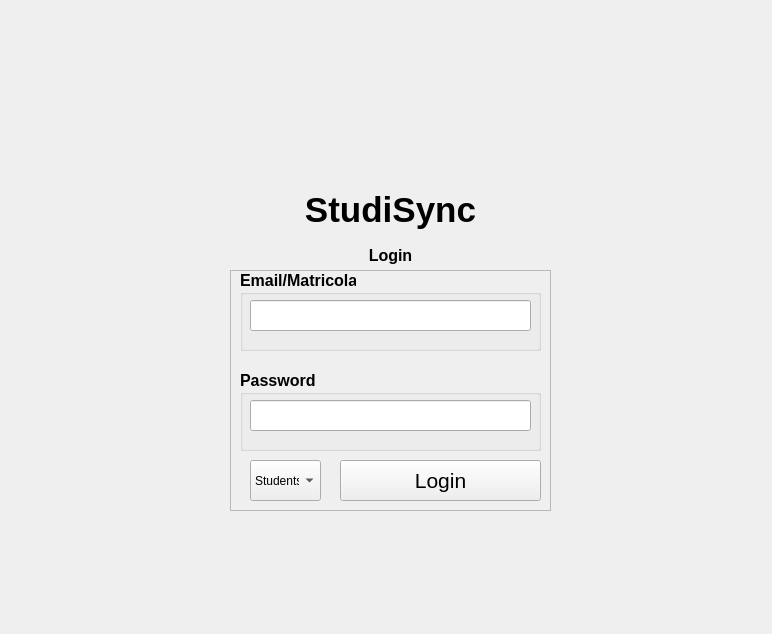
<?xml version="1.0" encoding="UTF-8"?>
<ui version="4.0">
 <class>Login</class>
 <widget class="QMainWindow" name="Login">
  <property name="geometry">
   <rect>
    <x>0</x>
    <y>0</y>
    <width>772</width>
    <height>634</height>
   </rect>
  </property>
  <property name="windowTitle">
   <string>Login - StudiSync</string>
  </property>
  <property name="windowIcon">
   <iconset>
    <normaloff>logo_studisync.jpeg</normaloff>logo_studisync.jpeg</iconset>
  </property>
  <widget class="QWidget" name="centralwidget">
   <widget class="QLabel" name="LogoImage">
    <property name="geometry">
     <rect>
      <x>310</x>
      <y>20</y>
      <width>161</width>
      <height>161</height>
     </rect>
    </property>
    <property name="autoFillBackground">
     <bool>false</bool>
    </property>
    <property name="styleSheet">
     <string notr="true">border-radius: 10px;
</string>
    </property>
    <property name="text">
     <string/>
    </property>
    <property name="textFormat">
     <enum>Qt::RichText</enum>
    </property>
    <property name="pixmap">
     <pixmap>logo_studisync.jpeg</pixmap>
    </property>
    <property name="scaledContents">
     <bool>true</bool>
    </property>
   </widget>
   <widget class="QLabel" name="Title">
    <property name="geometry">
     <rect>
      <x>280</x>
      <y>190</y>
      <width>221</width>
      <height>41</height>
     </rect>
    </property>
    <property name="font">
     <font>
      <family>Segoe UI</family>
      <pointsize>26</pointsize>
      <weight>75</weight>
      <bold>true</bold>
     </font>
    </property>
    <property name="text">
     <string>StudiSync</string>
    </property>
    <property name="textFormat">
     <enum>Qt::RichText</enum>
    </property>
    <property name="alignment">
     <set>Qt::AlignCenter</set>
    </property>
   </widget>
   <widget class="QLabel" name="LoginTitle">
    <property name="geometry">
     <rect>
      <x>310</x>
      <y>230</y>
      <width>161</width>
      <height>51</height>
     </rect>
    </property>
    <property name="font">
     <font>
      <family>Segoe UI</family>
      <pointsize>12</pointsize>
      <weight>75</weight>
      <bold>true</bold>
     </font>
    </property>
    <property name="text">
     <string>Login</string>
    </property>
    <property name="textFormat">
     <enum>Qt::RichText</enum>
    </property>
    <property name="alignment">
     <set>Qt::AlignCenter</set>
    </property>
   </widget>
   <widget class="QFrame" name="LoginGroup">
    <property name="geometry">
     <rect>
      <x>230</x>
      <y>270</y>
      <width>321</width>
      <height>241</height>
     </rect>
    </property>
    <property name="frameShape">
     <enum>QFrame::StyledPanel</enum>
    </property>
    <property name="frameShadow">
     <enum>QFrame::Raised</enum>
    </property>
    <widget class="QPushButton" name="LoginButton">
     <property name="geometry">
      <rect>
       <x>110</x>
       <y>190</y>
       <width>201</width>
       <height>41</height>
      </rect>
     </property>
     <property name="font">
      <font>
       <family>Segoe UI</family>
       <pointsize>16</pointsize>
      </font>
     </property>
     <property name="text">
      <string>Login</string>
     </property>
    </widget>
    <widget class="QGroupBox" name="EmailBox">
     <property name="geometry">
      <rect>
       <x>10</x>
       <y>0</y>
       <width>301</width>
       <height>81</height>
      </rect>
     </property>
     <property name="font">
      <font>
       <family>Segoe UI</family>
       <pointsize>12</pointsize>
       <weight>75</weight>
       <bold>true</bold>
      </font>
     </property>
     <property name="title">
      <string>Email/Matricola</string>
     </property>
     <widget class="QLineEdit" name="EmailField">
      <property name="geometry">
       <rect>
        <x>10</x>
        <y>30</y>
        <width>281</width>
        <height>31</height>
       </rect>
      </property>
      <property name="font">
       <font>
        <family>Segoe UI</family>
        <pointsize>12</pointsize>
        <weight>50</weight>
        <bold>false</bold>
       </font>
      </property>
      <property name="text">
       <string/>
      </property>
     </widget>
    </widget>
    <widget class="QGroupBox" name="PasswordBox">
     <property name="geometry">
      <rect>
       <x>10</x>
       <y>100</y>
       <width>301</width>
       <height>81</height>
      </rect>
     </property>
     <property name="font">
      <font>
       <family>Segoe UI</family>
       <pointsize>12</pointsize>
       <weight>75</weight>
       <bold>true</bold>
      </font>
     </property>
     <property name="title">
      <string>Password</string>
     </property>
     <widget class="QLineEdit" name="PasswordField">
      <property name="geometry">
       <rect>
        <x>10</x>
        <y>30</y>
        <width>281</width>
        <height>31</height>
       </rect>
      </property>
      <property name="font">
       <font>
        <family>Segoe UI</family>
        <pointsize>12</pointsize>
        <weight>50</weight>
        <bold>false</bold>
       </font>
      </property>
      <property name="text">
       <string/>
      </property>
      <property name="echoMode">
       <enum>QLineEdit::Password</enum>
      </property>
     </widget>
    </widget>
    <widget class="QComboBox" name="ComboBoxSelect">
     <property name="geometry">
      <rect>
       <x>20</x>
       <y>190</y>
       <width>71</width>
       <height>41</height>
      </rect>
     </property>
     <property name="font">
      <font>
       <family>Segoe UI</family>
      </font>
     </property>
     <item>
      <property name="text">
       <string>Students</string>
      </property>
     </item>
     <item>
      <property name="text">
       <string>Office</string>
      </property>
     </item>
    </widget>
   </widget>
  </widget>
 </widget>
 <resources/>
 <connections/>
</ui>
